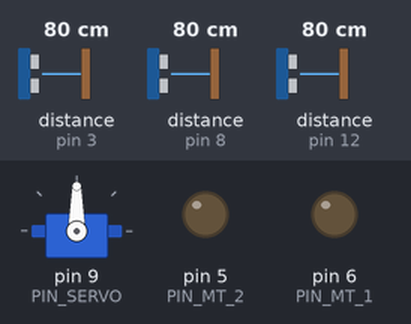
A sketch run on a simulated Arduino Mega 2560, built with avr-gcc and run on an emulated ATmega2560. Parts: servo, output pins drawn as LEDs (lit = HIGH). Wiring (inferred from the names in the program): 3 × ultrasonic range finder: trigger pin 2, echo pin 3 / trigger pin 7, echo pin 8 / trigger pin 11, echo pin 12. The test bench sets the inputs (shaded band); at power-on: distance to the obstacle (sensors on pin 3, pin 8, pin 12) 80 cm. The echo pulse lasts 58.3 µs per cm; pins used as bus, display or sensor lines are not drawn; what the sketch prints to the serial monitor is not drawn.

Above: at 0.05 s.
At 6.0 s:
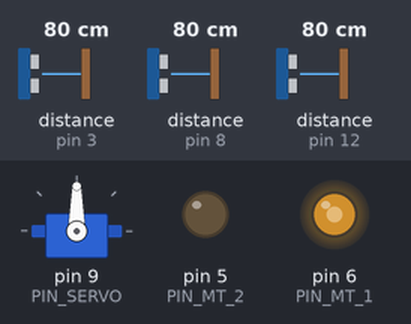
At 9.0 s:
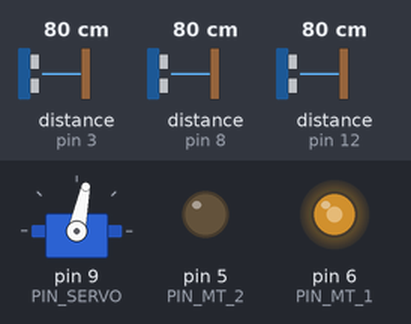
At 12.0 s:
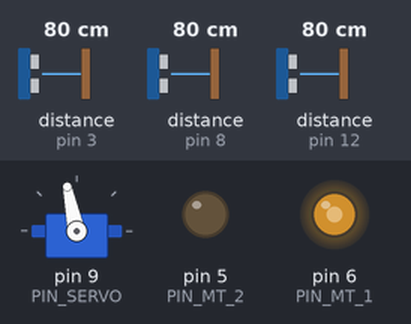
Timing chart, 0 to 15.6 s (numbered marks = the images above):
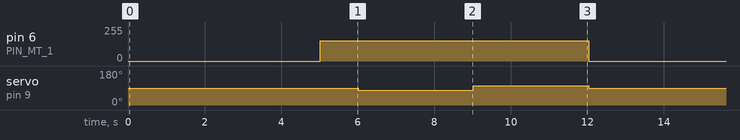

The sketch:

test_motor_sensor_11.ino
```cpp
// test_motor_sensor_11.ico ; test program of DRV8835
// author ; sato.mshr@gmail.com

// connection of DRV8835
// Vcc = 5V (from Arduino)
// MODE = GND (using IN/IN mode)
// AIN1 = D5 (arduino)
// AIN2 = D6 (arduino)
// BIN1 = GND
// BIN2 = GND
// VM = 3V (from battery)
// AOUT1 = Motor
// AOUT2 = Motor
// BOUT1 = open
// BOUT2 = open
// GND = GND

// connection of SG90 (Servo motor)
// PWM = D9 (Arduino) Orange
// Vcc = 5V (from Arduino) Red
// GND = GND (Brown)

// connection of HC-Hcsr04
// Vcc = 5V (from Arduino)
// GND = GND
// TRIG = D2 (front), D7 (right), D11 (left)
// ECHO = D3 (front), D8 (right), D12 (left)


// include file
#include <Servo.h>
// https://www.arduino.cc/en/Reference/Servo
// On boards other than the Mega, use of the library disables
// analogWrite() (PWM) functionality on pins 9 and 10,
// whether or not there is a Servo on those pins.

#include "drv8835.h"
#include "hcsr04.h"

// Arduino Pin assign
#define PIN_MT_1 6
#define PIN_MT_2 5

#define PIN_SERVO 9

#define PIN_F_TRIG 2
#define PIN_F_ECHO 3
#define PIN_R_TRIG 7
#define PIN_R_ECHO 8
#define PIN_L_TRIG 11
#define PIN_L_ECHO 12

#define DELAY_MSEC 100
#define HIGH_SPEED 153 // 255 / 5V * 3V
#define LOW_SPEED 51 // 255 / 5V * 1V
#define STOP_SPEED 0

#define STOP_DISTANCE_FRONT 40 // cm
#define STOP_DISTANCE_SIDE 25 // cm

#define SERVO_CENTER 90 // degree
#define SERVO_RIGHT 78 // degree (90-12)
#define SERVO_LEFT 102 // degree (90+12)

#define MY_DEBUG 1

Drv8835 mt(PIN_MT_1, PIN_MT_2); // motor of wheel
Servo myservo; // servo motor
Hcsr04 us_f(PIN_F_TRIG, PIN_F_ECHO); // ultrasonic ssensor for front
Hcsr04 us_r(PIN_R_TRIG, PIN_R_ECHO); // ultrasonic ssensor for right side
Hcsr04 us_l(PIN_L_TRIG, PIN_L_ECHO); // ultrasonic ssensor for left side

float cm_f, cm_r, cm_l; // distance
boolean f_ok, r_ok, l_ok; // far from obstacles? or not

#ifdef MY_DEBUG
int loop_count; // loop counting
#endif

void setup() {
  // put your setup code here, to run once:
#ifdef MY_DEBUG
  Serial.begin(9600);
  loop_count = 0;
#endif

  myservo.attach(PIN_SERVO);
  myservo.write(SERVO_CENTER);
}

void loop() {
  // put your main code here, to run repeatedly:

  cm_f = us_f.distance();
  cm_r = us_r.distance();
  cm_l = us_l.distance();

#ifdef MY_DEBUG
  if(loop_count == 0){
    Serial.print("F = ");
    Serial.print(cm_f);
    Serial.print("cm,\tR = ");
    Serial.print(cm_r);
    Serial.print("cm,\tL = ");
    Serial.print(cm_l);
    Serial.println("cm");
  }
  if(++loop_count == (int)(1000 / DELAY_MSEC)){
    loop_count = 0;
  }
#endif

  f_ok = (cm_f > STOP_DISTANCE_FRONT);
  r_ok = (cm_r > STOP_DISTANCE_SIDE);
  l_ok = (cm_l > STOP_DISTANCE_SIDE);

  // STOP
  myservo.write(SERVO_CENTER);
  mt.stop();
  delay(5000);

  // go straight
  myservo.write(SERVO_CENTER);
  mt.cw(HIGH_SPEED);
  delay(1000);

  // turn right
  myservo.write(SERVO_RIGHT);
  mt.cw(HIGH_SPEED);
  delay(3000);

  // turn left
  myservo.write(SERVO_LEFT);
  mt.cw(HIGH_SPEED);
  delay(3000);
}
```

drv8835.cpp
```cpp
// drv8835.cpp
// author ; sato.mshr@gmail.com
#include "Arduino.h"
#include "drv8835.h"

Drv8835::Drv8835(int ina, int inb)
{
  _ina = ina;
  _inb = inb;
  _speed = 0;
  analogWrite(_ina, 0);
  analogWrite(_inb, 0);
  _status = DRV8835_STOP;
}

void Drv8835::cw(int speed)
{
  _speed = speed;
  analogWrite(_ina, _speed);
  analogWrite(_inb, 0);
  _status = DRV8835_CW;
}

void Drv8835::ccw(int speed)
{
  _speed = speed;
  analogWrite(_ina, 0);
  analogWrite(_inb, _speed);
  _status = DRV8835_CCW;
}

void Drv8835::stop(void)
{
  _speed = 0;
  analogWrite(_ina, 0);
  analogWrite(_inb, 0);
  _status = DRV8835_STOP;
}

void Drv8835::brake(int speed)
{
  _speed = speed;
  analogWrite(_ina, speed);
  analogWrite(_inb, speed);
  _status = DRV8835_BRAKE;
}

int Drv8835::status(void)
{
  return _status;
}

int Drv8835::speed(void)
{
  return _speed;
}
```

drv8835.h
```cpp
// drv8835.h
// header for drv8835.cpp
// author ; sato.mshr@gmail.com

#ifndef DRV8835_H
#define DRV8835_H

#define DRV8835_CW 0
#define DRV8835_CCW 1
#define DRV8835_STOP 2
#define DRV8835_BRAKE 3

class Drv8835
{
public:
  Drv8835(int ina, int inb); // constructor
  void cw(int speed); // speed ; 0 - 255 (0V - 5V)
  void ccw(int speed); // speed ; 0 - 255 (0V - 5V)
  void stop(void);
  void brake(int speed); // speed ; 0 - 255 (0V - 5V)
  int status(void);
  int speed(void);
private:
  int _ina, _inb, _status, _speed;
};

#endif
```

hcsr04.cpp
```cpp
// hcsr04.cpp
// author ; sato.mshr@gmail.com
#include "Arduino.h"
#include "hcsr04.h"

Hcsr04::Hcsr04(int p_trig, int p_echo)
{
  _p_trig = p_trig;
  _p_echo = p_echo;
  pinMode(_p_trig, OUTPUT);
  pinMode(_p_echo, INPUT);
  _distance = 0;
}

float Hcsr04::distance(void)
{
  digitalWrite(_p_trig, LOW);
  delayMicroseconds(2);
  digitalWrite(_p_trig, HIGH);
  delayMicroseconds(10);
  digitalWrite(_p_trig, LOW);
  _distance = pulseIn(_p_echo, HIGH) / 58.0;
  return _distance;
}
```

hcsr04.h
```cpp
// hcsr04.h
// header for hcsr04.cpp
// author ; sato.mshr@gmail.com

#ifndef HCSR04_H
#define HCSR04_H

class Hcsr04
{
public:
  Hcsr04(int p_trig, int p_echo); // constructor
  float distance(void);
private:
  int _p_trig, _p_echo;
  float _distance;
};

#endif
```

Measured:
- by itself, pin 6 (PIN_MT_1): alternates 153/255 for 7.0 s and 0/255 for 5.0 s
- by itself, servo on pin 9 (PIN_SERVO): repeats every 12.0 s: 102° 3.0 s, 90° 6.0 s, 78° 3.0 s
